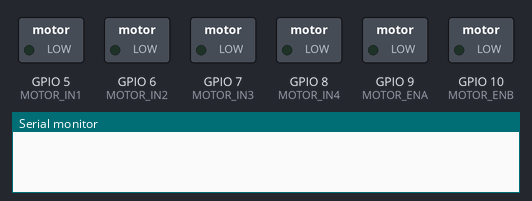
A sketch run on a simulated ESP32-S3. Parts: switched loads named in the sketch (green lamp = pin HIGH), the last lines printed to the serial monitor. WiFi joins after 1.5 s; servers stay silent unless stated; the camera gives no picture.

Above: at 0.1 s.
At 2.4 s:
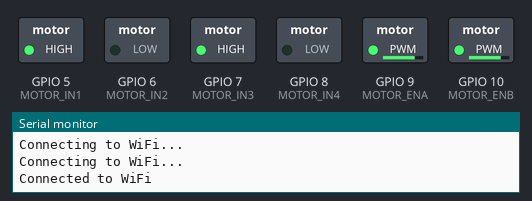
Timing chart, 0 to 3.9 s (numbered marks = the images above):
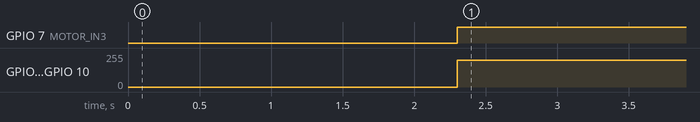

The sketch:

ESP32_cam.ino
```cpp
#include "esp_camera.h"
#include <WiFi.h>
#include <HTTPClient.h>

#define MOTOR_IN1 5
#define MOTOR_IN2 6
#define MOTOR_IN3 7
#define MOTOR_IN4 8
#define MOTOR_ENA 9
#define MOTOR_ENB 10

const char* ssid = "your_SSID";
const char* password = "your_PASSWORD";

#define PWDN_GPIO_NUM    32
#define RESET_GPIO_NUM   -1
#define XCLK_GPIO_NUM     0
#define SIOD_GPIO_NUM    26
#define SIOC_GPIO_NUM    27
#define Y9_GPIO_NUM      35
#define Y8_GPIO_NUM      34
#define Y7_GPIO_NUM      39
#define Y6_GPIO_NUM      36
#define Y5_GPIO_NUM      21
#define Y4_GPIO_NUM      19
#define Y3_GPIO_NUM      18
#define Y2_GPIO_NUM       5
#define VSYNC_GPIO_NUM   25
#define HREF_GPIO_NUM    23
#define PCLK_GPIO_NUM    22

void setup() {
  Serial.begin(115200);

  WiFi.begin(ssid, password);
  while (WiFi.status() != WL_CONNECTED) {
    delay(1000);
    Serial.println("Connecting to WiFi...");
  }
  Serial.println("Connected to WiFi");

  pinMode(MOTOR_IN1, OUTPUT);
  pinMode(MOTOR_IN2, OUTPUT);
  pinMode(MOTOR_IN3, OUTPUT);
  pinMode(MOTOR_IN4, OUTPUT);
  pinMode(MOTOR_ENA, OUTPUT);
  pinMode(MOTOR_ENB, OUTPUT);

  setupCamera();
}

void setupCamera() {
  camera_config_t config;
  config.ledc_channel = LEDC_CHANNEL_0;
  config.ledc_timer = LEDC_TIMER_0;
  config.pin_d0 = Y2_GPIO_NUM;
  config.pin_d1 = Y3_GPIO_NUM;
  config.pin_d2 = Y4_GPIO_NUM;
  config.pin_d3 = Y5_GPIO_NUM;
  config.pin_d4 = Y6_GPIO_NUM;
  config.pin_d5 = Y7_GPIO_NUM;
  config.pin_d6 = Y8_GPIO_NUM;
  config.pin_d7 = Y9_GPIO_NUM;
  config.pin_xclk = XCLK_GPIO_NUM;
  config.pin_pclk = PCLK_GPIO_NUM;
  config.pin_vsync = VSYNC_GPIO_NUM;
  config.pin_href = HREF_GPIO_NUM;
  config.pin_sccb_sda = SIOD_GPIO_NUM;
  config.pin_sccb_scl = SIOC_GPIO_NUM;
  config.pin_pwdn = PWDN_GPIO_NUM;
  config.pin_reset = RESET_GPIO_NUM;
  config.xclk_freq_hz = 20000000;
  config.pixel_format = PIXFORMAT_JPEG;

  if(psramFound()){
    config.frame_size = FRAMESIZE_UXGA;
    config.jpeg_quality = 10;
    config.fb_count = 2;
  } else {
    config.frame_size = FRAMESIZE_SVGA;
    config.jpeg_quality = 12;
    config.fb_count = 1;
  }

  esp_err_t err = esp_camera_init(&config);
  if (err != ESP_OK) {
    Serial.printf("Camera init failed with error 0x%x", err);
    return;
  }
}

void moveForward() {
  digitalWrite(MOTOR_IN1, HIGH);
  digitalWrite(MOTOR_IN2, LOW);
  digitalWrite(MOTOR_IN3, HIGH);
  digitalWrite(MOTOR_IN4, LOW);
  analogWrite(MOTOR_ENA, 200);
  analogWrite(MOTOR_ENB, 200);
}

void stopMotors() {
  digitalWrite(MOTOR_IN1, LOW);
  digitalWrite(MOTOR_IN2, LOW);
  digitalWrite(MOTOR_IN3, LOW);
  digitalWrite(MOTOR_IN4, LOW);
}

void detectPlant() {
  camera_fb_t * fb = esp_camera_fb_get();
  if (!fb) {
    Serial.println("Camera capture failed");
    return;
  }

  int greenPixelCount = 0;
  for (int i = 0; i < fb->len; i += 3) {
    int r = fb->buf[i];
    int g = fb->buf[i + 1];
    int b = fb->buf[i + 2];
    if (g > r && g > b) {
      greenPixelCount++;
    }
  }

  if (greenPixelCount > 1000) {
    stopMotors();
    takePhoto(fb);
  }

  esp_camera_fb_return(fb);
}

void takePhoto(camera_fb_t * fb) {
  WiFiClient client;
  HTTPClient http;

  http.begin(client, "http://your_server_address/upload");
  http.addHeader("Content-Type", "image/jpeg");
  int httpResponseCode = http.POST(fb->buf, fb->len);

  if (httpResponseCode > 0) {
    Serial.printf("HTTP Response code: %d\n", httpResponseCode);
  } else {
    Serial.printf("Error code: %d\n", httpResponseCode);
  }
  http.end();
}

void loop() {
  moveForward();
  delay(1000);
  detectPlant();
  delay(1000);
}
```

Measured:
- by itself, GPIO 7 (MOTOR_IN3): LOW → HIGH at 2.3 s
- by itself, GPIO 9 (MOTOR_ENA), GPIO 10 (MOTOR_ENB): 0/255 → 200/255 at 2.3 s
